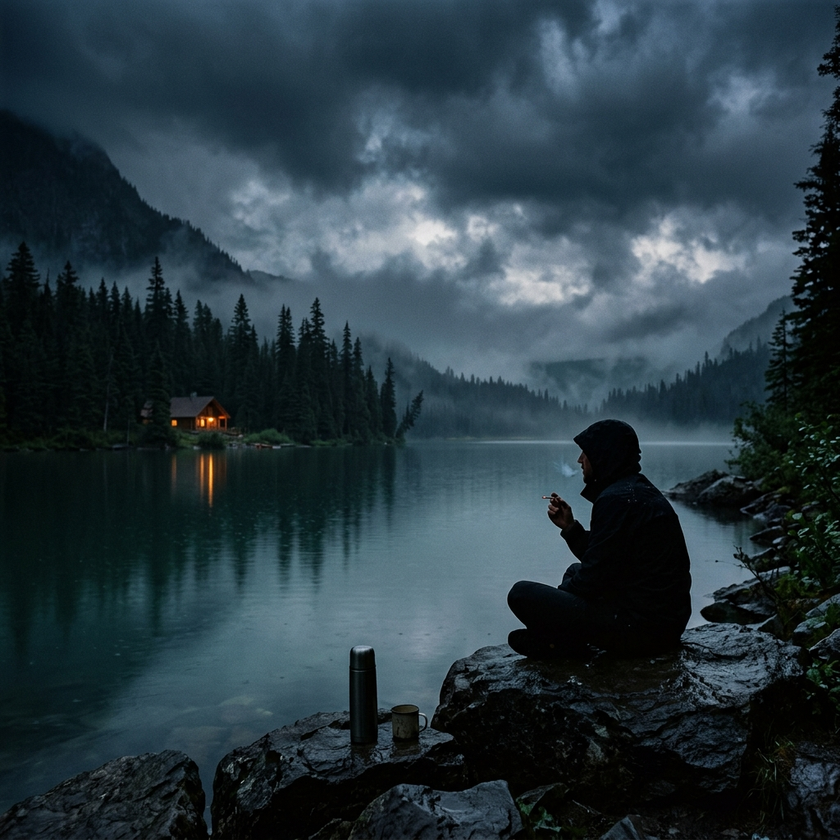
#> input picture assets/images/lake_guy.png, 840 x 840 px, shrunk from 1024 x 1024 before the run, found by its file name
$ python draw_refined_dots.py
#> lines starting #> are read from the running program, lines starting #| are printed output that depends on the picture
from PIL import Image, ImageDraw

img = Image.open('c:/laragon/www/my_vibe/assets/images/lake_guy.png').convert('RGB')
#> img is the input picture: PIL image 840x840 RGB; mean R, G, B 41.6, 58.4, 66.7
w, h = img.size
#> w = 840; h = 840

# Let's crop a 120x120 area centered at x: 64%, y: 59%
cx = int(w * 0.64)
#> cx = 537
cy = int(h * 0.59)
#> cy = 495
x1, y1 = cx - 60, cy - 60
#> x1 = 477; y1 = 435
x2, y2 = cx + 60, cy + 60
#> x2 = 597; y2 = 555

crop = img.crop((x1, y1, x2, y2))
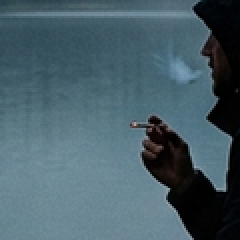
#> crop: PIL image 120x120 RGB (shown 2 times larger); mean R, G, B 72.2, 94.8, 104.9
draw = ImageDraw.Draw(crop)

# Let's draw crosses at various coordinates relative to original image:
candidates = {
    "ref_0.6475": (0.6475, 0.5918, (0, 0, 255)),   # Blue (old silhouette)
    "test_0.6377": (0.6377, 0.5918, (255, 0, 0)),  # Red
    "test_0.6350": (0.6350, 0.5900, (0, 255, 0)),  # Green
    "test_0.6320": (0.6320, 0.5890, (255, 255, 0)),# Yellow
}

for name, (rx, ry, color) in candidates.items():
    # Map to crop coordinates
    px = int(w * rx) - x1
    py = int(h * ry) - y1
    # Draw cross
    draw.line([(px - 4, py), (px + 4, py)], fill=color, width=1)
    draw.line([(px, py - 4), (px, py + 4)], fill=color, width=1)
    draw.text((px + 3, py + 3), name, fill=color)

# Save the crop
dest_path = 'C:/Users/LENOVO/.gemini/antigravity-ide/brain/70d14234-39af-44f8-a996-b4b7f4ef5622/refined_candidates.png'
crop.save(dest_path)
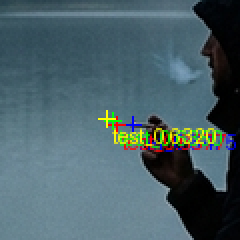
#> saved as refined_candidates.png: PIL image 120x120 RGB (shown 2 times larger); mean R, G, B 74.2, 96.6, 103.4
print(f"Saved refined comparison crop to {dest_path}")

$ run again, with assets/images/rainy_forest.jpg saved as assets/images/lake_guy.png
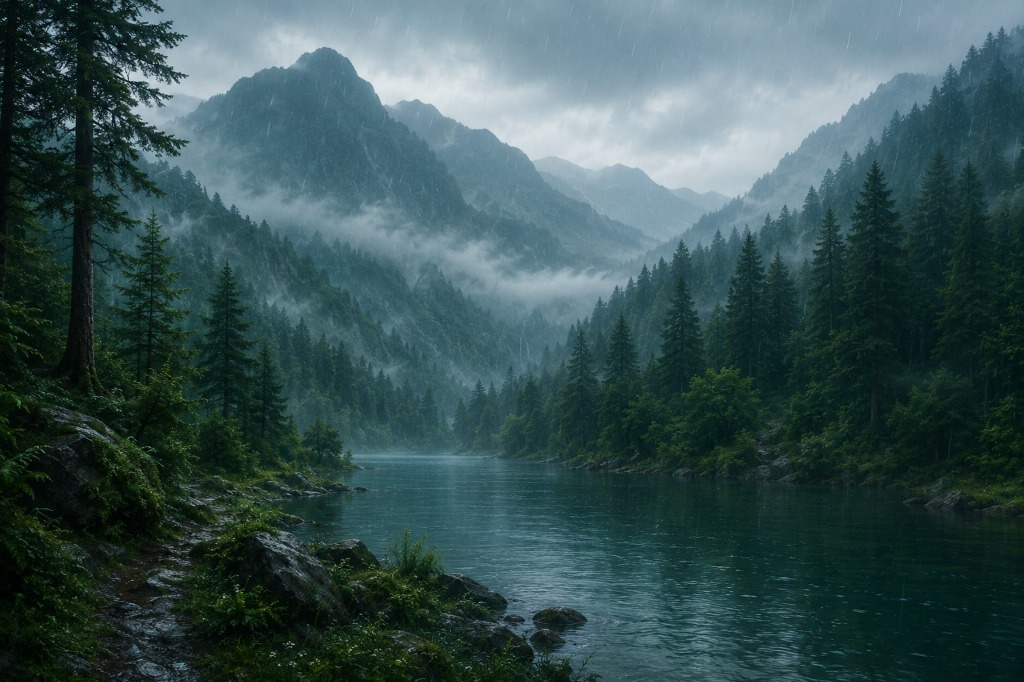
#> input picture assets/images/rainy_forest.jpg, 1024 x 682 px, found by its file name
#> img is the input picture: PIL image 1024x682 RGB; mean R, G, B 56.5, 82.1, 83.3
#> `crop = img.crop((x1, y1, x2, y2))`:
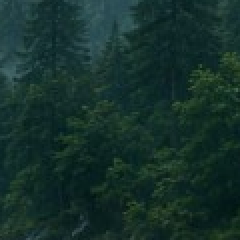
#> crop: PIL image 120x120 RGB (shown 2 times larger); mean R, G, B 21.3, 48.4, 42.7
#> `crop.save(dest_path)`:
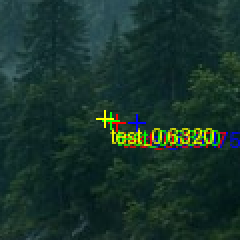
#> saved as refined_candidates.png: PIL image 120x120 RGB (shown 2 times larger); mean R, G, B 24.8, 51.5, 42.9
